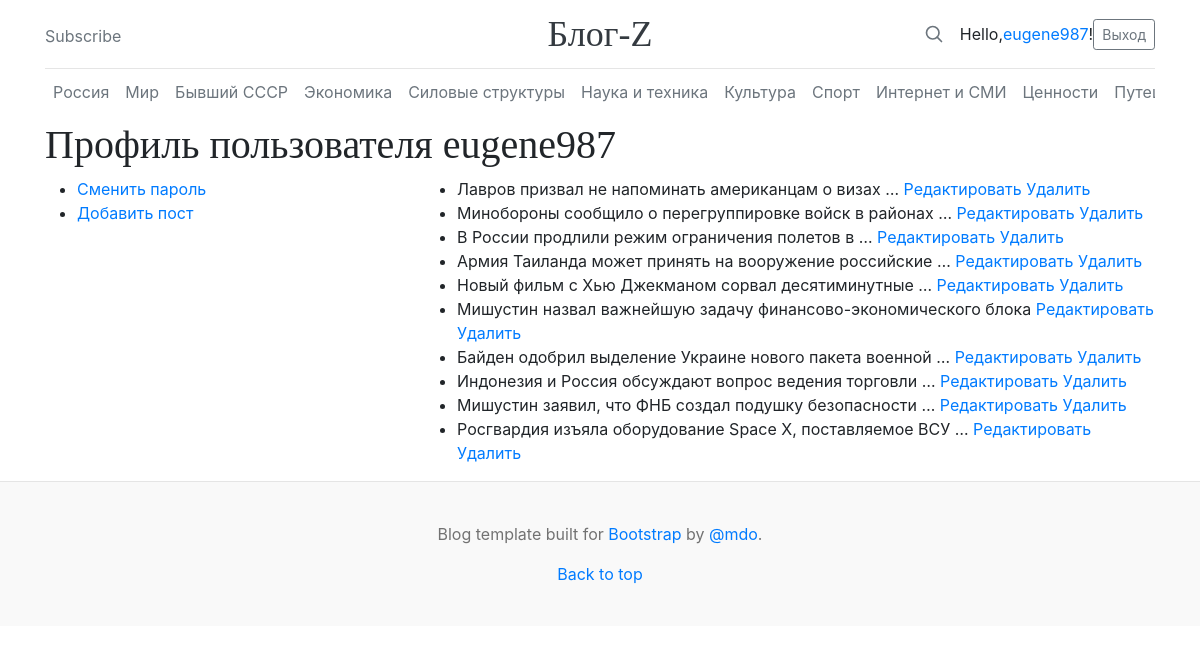
/accounts/profile/ (signed in), run on the app's committed database.
### blog/models.py (models this page shows, shortened)
class Post(models.Model):
    RUSSIA = '1'
    WORLD = '2'
    EX_USSR = '3'
    ECONOMY = '4'
    FORCE_STRUCTURES = '5'
    SCIENCE_AND_TECHNOLOGY = '6'
    CULTURE = '7'
    SPORT = '8'
    INTERNET_AND_MASS_MEDIA = '9'
    VALUES = '10'
    TRAVELS = '11'
    FROM_THE_LIFE = '12'
    CATEGORY = (
        (None, 'Выберите категорию'),
        (RUSSIA, 'Россия'),
        (WORLD, 'Мир'),
        (EX_USSR, 'Бывший СССР'),
        (ECONOMY, 'Экономика'),
        (FORCE_STRUCTURES, 'Силовые структуры'),
        (SCIENCE_AND_TECHNOLOGY, 'Наука и техника'),
        (CULTURE, 'Культура'),
        (SPORT, 'Спорт'),
        (INTERNET_AND_MASS_MEDIA, 'Интернет и СМИ'),
        (VALUES, 'Ценности'),
        (TRAVELS, 'Путешествия'),
        (FROM_THE_LIFE, 'Из жизни')
    )
    title = models.CharField(verbose_name='Название статьи', max_length=100)
    content = models.TextField(verbose_name='Содержание статьи')
    image = models.ImageField(
        verbose_name='Фото',
        upload_to='%Y/%m/%d/',
        blank=True
    )
    publication_date = models.DateTimeField(
        verbose_name='Дата публикации',
        default=timezone.now
    )
    owner = models.ForeignKey(User, on_delete=models.CASCADE, verbose_name='Автор')
    category = models.CharField(
        max_length=2,
        choices=CATEGORY
    )
    class Meta:
        ordering = ['-publication_date']

### blog/views.py (the view)
# urls.py: path('accounts/profile/', login_required(ProfileView.as_view()), name='profile'),
class ProfileView(ListView):
    model = Post
    template_name = 'registration/profile.html'
    def get_queryset(self):
        qs = super().get_queryset()
        user_id = User.objects.get(username=self.request.user.username)
        return qs.filter(owner=user_id)

### blog/templates/registration/profile.html
{% extends 'blog/base.html' %}
{% block content %}
<h1>Профиль пользователя {{ user.username }}</h1>
<div class="row">
    <div class="col-md-4">
        <ul>
            <li><a href="{% url 'blog:password_change' %}">Сменить пароль</a></li>
            <li><a href="{% url 'blog:post_add' %}">Добавить пост</a></li>
        </ul>
    </div>
    <div class="col-md-8">
        <ul>
            {% for post in object_list %}
                <li>
                    {{ post.title | truncatewords:7 }}
                    <a href="{% url 'blog:post_edit' post.id %}">Редактировать</a>
                    <a href="{% url 'blog:post_remove' post.id %}">Удалить</a>
                </li>
            {% endfor %}
        </ul>
    </div>
</div>
{% endblock content %}

### blog/templates/blog/_header.html
<header class="blog-header lh-1 py-3">
  <div class="row flex-nowrap justify-content-between align-items-center">
    <div class="col-4 pt-1">
      <a class="link-secondary" href="#">Subscribe</a>
    </div>
    <div class="col-4 text-center">
      <a class="blog-header-logo text-dark" href="{% url 'blog:index' %}">Блог-Z</a>
    </div>
    <div class="col-4 d-flex justify-content-end align-items-center">
      <a class="link-secondary" href="#" aria-label="Search">
        <svg xmlns="http://www.w3.org/2000/svg" width="20" height="20" fill="none" stroke="currentColor" stroke-linecap="round" stroke-linejoin="round" stroke-width="2" class="mx-3" role="img" viewBox="0 0 24 24"><title>Search</title><circle cx="10.5" cy="10.5" r="7.5"></circle><path d="M21 21l-5.2-5.2"></path></svg>
      </a>
      {% if user.is_authenticated %}
        Hello, <a href="{% url 'blog:profile' %}">{{ user.username }}</a>!
        <a class="btn btn-sm btn-outline-secondary" href="{% url 'blog:logout' %}">Выход</a>
      {% else %}
        <a class="btn btn-sm btn-outline-secondary" href="{%  url 'blog:login' %}">Вход</a>
      {% endif %}
    </div>
  </div>
</header>

### blog/static/blog/blog.css (style rules this page uses)
.blog-header { border-bottom: 1px solid #e5e5e5; }
.blog-header-logo { font-family: "Playfair Display", Georgia, "Times New Roman", serif; font-size: 2.25rem; }
h1, h2, h3, h4, h5, h6 { font-family: "Playfair Display", Georgia, "Times New Roman", serif; }

### data on the page
Post: title "Лавров призвал не напоминать американцам о визах …"
Post: title "Минобороны сообщило о перегруппировке войск в районах …"
Post: title "В России продлили режим ограничения полетов в …"
Post: title "Армия Таиланда может принять на вооружение российские …"
Post: title "Новый фильм с Хью Джекманом сорвал десятиминутные …"
Post: title "Мишустин назвал важнейшую задачу финансово-экономического блока"
Post: title "Байден одобрил выделение Украине нового пакета военной …"
Post: title "Индонезия и Россия обсуждают вопрос ведения торговли …"
Post: title "Мишустин заявил, что ФНБ создал подушку безопасности …"
Post: title "Росгвардия изъяла оборудование Space X, поставляемое ВСУ …"

### other printed values
{{ user.username }} "eugene987"
